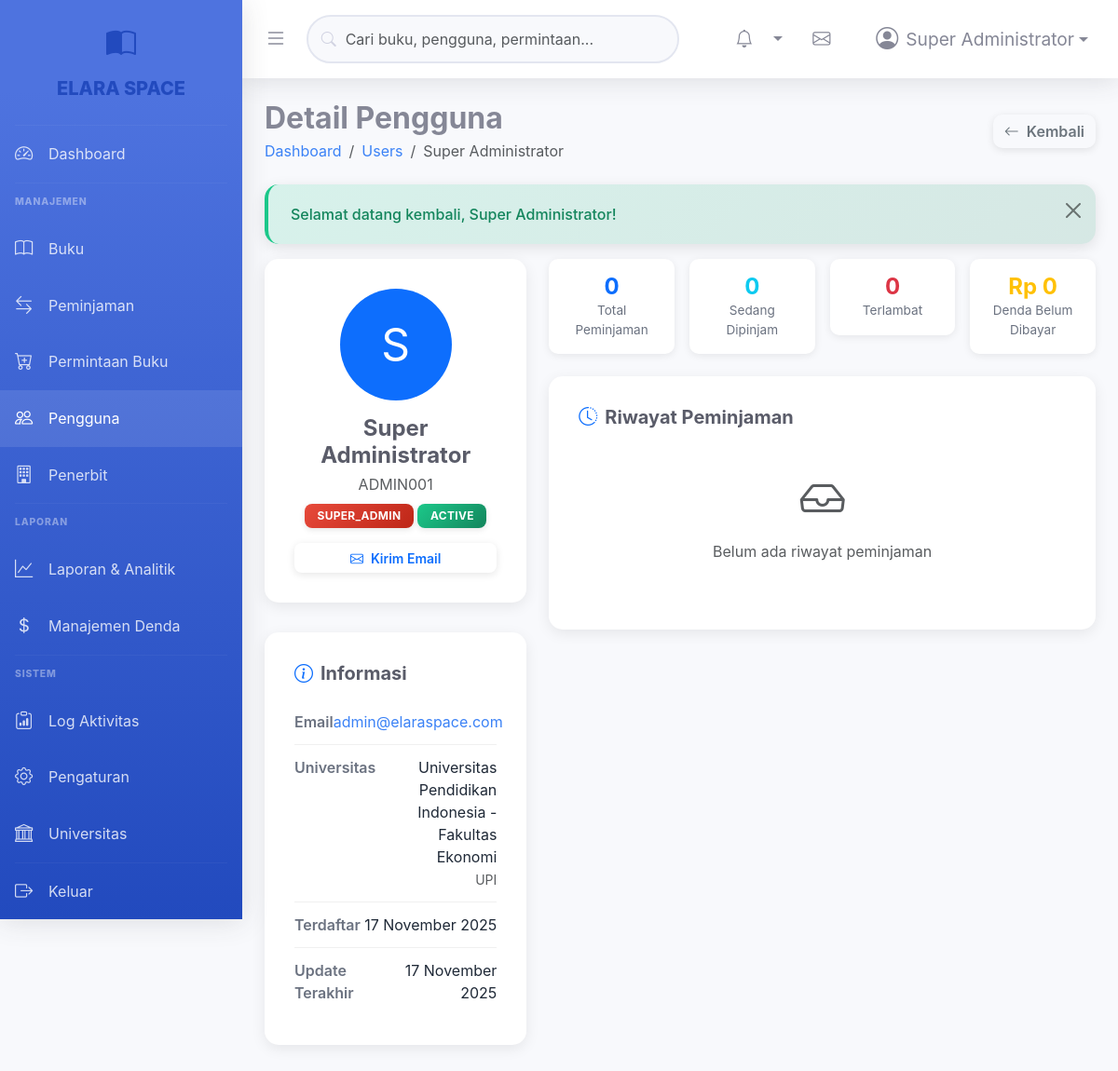
Page /admin/users/view.php?id=1 (signed in) on the committed database.
### tables this page shows
CREATE TABLE users (
    id INT PRIMARY KEY AUTO_INCREMENT,
    university_id INT NOT NULL,
    user_code VARCHAR(20) UNIQUE NOT NULL,
    name VARCHAR(100) NOT NULL,
    email VARCHAR(100) UNIQUE NOT NULL,
    password VARCHAR(255) NOT NULL,
    role ENUM('admin', 'mahasiswa', 'dosen', 'staff', 'super_admin') DEFAULT 'mahasiswa',
    phone VARCHAR(20),
    address TEXT,
    profile_photo VARCHAR(255),
    status ENUM('active', 'inactive', 'suspended') DEFAULT 'active',
    created_at TIMESTAMP DEFAULT CURRENT_TIMESTAMP,
    updated_at TIMESTAMP DEFAULT CURRENT_TIMESTAMP ON UPDATE CURRENT_TIMESTAMP,
    FOREIGN KEY (university_id) REFERENCES universities(id) ON DELETE CASCADE,
    INDEX idx_email (email),
    INDEX idx_role (role),
    INDEX idx_university (university_id)
);

CREATE TABLE universities (
    id INT PRIMARY KEY AUTO_INCREMENT,
    code VARCHAR(10) UNIQUE NOT NULL,
    name VARCHAR(100) NOT NULL,
    address TEXT,
    phone VARCHAR(20),
    email VARCHAR(100),
    created_at TIMESTAMP DEFAULT CURRENT_TIMESTAMP
);

### config/Database.php (called while the page is built, shortened)
<?php
class Database {
    private $host = "localhost";
    private $db_name = "elara_space";
    private $username = "root";
    private $password = "root";
    private $charset = "utf8mb4";
    public $conn;
    public function getConnection() {
        $this->conn = null;
        try {
            $dsn = "mysql:host=" . $this->host . ";dbname=" . $this->db_name . ";charset=" . $this->charset;
            $options = [
                PDO::ATTR_ERRMODE => PDO::ERRMODE_EXCEPTION,
                PDO::ATTR_DEFAULT_FETCH_MODE => PDO::FETCH_ASSOC,
                PDO::ATTR_EMULATE_PREPARES => false,
                PDO::MYSQL_ATTR_INIT_COMMAND => "SET NAMES utf8mb4"
            ];
            $this->conn = new PDO($dsn, $this->username, $this->password, $options);
        } catch(PDOException $e) {
            echo "Connection Error: " . $e->getMessage();
        }
        return $this->conn;
    }
    public function execute($query, $params = []) {
        try {
            $stmt = $this->conn->prepare($query);
            $result = $stmt->execute($params);
            return $result ? $stmt : false;
        } catch(PDOException $e) {
            error_log("Database Error: " . $e->getMessage());
            error_log("Query: " . $query);
            return false;
        }
    }
    public function fetchOne($query, $params = []) {
        $stmt = $this->execute($query, $params);
        return $stmt ? $stmt->fetch() : null;
    }
}

### config/config.php (called while the page is built, shortened)
<?php
require_once BASE_PATH . '/config/database.php';
require_once BASE_PATH . '/includes/functions.php';
function getCurrentUser() {
    $db = new Database();
    $query = "SELECT u.*, uni.name as university_name, uni.code as university_code
              FROM users u
              LEFT JOIN universities uni ON u.university_id = uni.id
              WHERE u.id = ?";
    return $db->fetchOne($query, [$_SESSION['user_id']]);
}

### admin/users/view.php (the view, shortened to what this page needs)
<?php
require_once '../../config/config.php';
$db = new Database();
$userId = isset($_GET['id']) ? (int)$_GET['id'] : 0;
$user = $db->fetchOne("
    SELECT u.*, uni.name as university_name, uni.code as university_code
    FROM users u
    JOIN universities uni ON u.university_id = uni.id
    WHERE u.id = ?
", [$userId]);
$borrowingStats = $db->fetchOne("
    SELECT
        COUNT(*) as total_borrowings,
        SUM(CASE WHEN status = 'borrowed' THEN 1 ELSE 0 END) as active_borrowings,
        SUM(CASE WHEN status = 'overdue' THEN 1 ELSE 0 END) as overdue_borrowings,
        SUM(CASE WHEN status = 'returned' THEN 1 ELSE 0 END) as returned_borrowings
    FROM borrowings
    WHERE user_id = ?
", [$userId]);
$fineStats = $db->fetchOne("
    SELECT
        COUNT(*) as total_fines,
        SUM(CASE WHEN status = 'unpaid' THEN amount ELSE 0 END) as unpaid_amount,
        SUM(CASE WHEN status = 'paid' THEN amount ELSE 0 END) as paid_amount
    FROM fines
    WHERE user_id = ?
", [$userId]);
$recentBorrowings = $db->fetchAll("
    SELECT b.*, bk.title, bk.author
    FROM borrowings b
    JOIN books bk ON b.book_id = bk.id
    WHERE b.user_id = ?
    ORDER BY b.created_at DESC
    LIMIT 10
", [$userId]);
?>
<!DOCTYPE html>
<html lang="id">
<head>
    <link href="https://cdn.jsdelivr.net/npm/bootstrap@5.3.0/dist/css/bootstrap.min.css" rel="stylesheet">
    <link href="https://cdn.jsdelivr.net/npm/bootstrap-icons@1.10.0/font/bootstrap-icons.css" rel="stylesheet">
    <link href="<?php echo SITE_URL; ?>/assets/css/style.css" rel="stylesheet">
</head>
<body>
    <?php include '../includes/sidebar.php'; ?>
    <div class="main-content">
        <?php include '../includes/topbar.php'; ?>
        <div class="content-wrapper">
            <div class="d-flex justify-content-between align-items-center mb-4">
                <div>
                    <h1 class="h2 fw-bold mb-1">Detail Pengguna</h1>
                    <nav aria-label="breadcrumb">
                        <ol class="breadcrumb mb-0">
                            <li class="breadcrumb-item"><a href="<?php echo SITE_URL; ?>/admin/index.php">Dashboard</a></li>
                            <li class="breadcrumb-item"><a href="<?php echo SITE_URL; ?>/admin/users/manage.php">Users</a></li>
                            <li class="breadcrumb-item active"><?php echo htmlspecialchars($user['name']); ?></li>
                        </ol>
                    </nav>
                </div>
                <div>
                    <a href="<?php echo SITE_URL; ?>/admin/users/manage.php" class="btn btn-outline-secondary">
                        <i class="bi bi-arrow-left me-2"></i>Kembali
                    </a>
                </div>
            </div>
            <div class="row">
                <div class="col-lg-4">
                    <div class="info-card text-center">
                        <?php if ($user['profile_photo']): ?>
                            <img src="<?php echo SITE_URL . '/uploads/profiles/' . $user['profile_photo']; ?>"
                                 class="rounded-circle mb-3" width="120" height="120" alt="Profile">
                        <?php else: ?>
                            <div class="rounded-circle bg-primary text-white d-flex align-items-center justify-content-center mx-auto mb-3"
                                 style="width: 120px; height: 120px; font-size: 3rem;">
                                <?php echo strtoupper(substr($user['name'], 0, 1)); ?>
                            </div>
                        <?php endif; ?>
                        <h4 class="fw-bold mb-1"><?php echo htmlspecialchars($user['name']); ?></h4>
                        <p class="text-muted mb-2"><?php echo htmlspecialchars($user['user_code']); ?></p>
                        <p class="mb-3">
                            <span class="badge bg-<?php echo $user['role'] == 'admin' || $user['role'] == 'super_admin' ? 'danger' : 'primary'; ?>">
                                <?php echo strtoupper($user['role']); ?>
                            </span>
                            <span class="badge bg-<?php echo $user['status'] == 'active' ? 'success' : 'secondary'; ?>">
                                <?php echo strtoupper($user['status']); ?>
                            </span>
                        </p>
                        <div class="d-grid gap-2">
                            <a href="mailto:<?php echo $user['email']; ?>" class="btn btn-sm btn-outline-primary">
                                <i class="bi bi-envelope me-2"></i>Kirim Email
                            </a>
                        </div>
                    </div>
                    <div class="info-card">
                        <h5 class="fw-bold mb-3"><i class="bi bi-info-circle me-2 text-primary"></i>Informasi</h5>
                        <div class="info-row">
                            <div class="info-label">Email</div>
                            <div class="info-value">
                                <a href="mailto:<?php echo $user['email']; ?>"><?php echo htmlspecialchars($user['email']); ?></a>
                            </div>
                        </div>
                        <div class="info-row">
                            <div class="info-label">Universitas</div>
                            <div class="info-value">
                                <?php echo htmlspecialchars($user['university_name']); ?>
                                <br><small class="text-muted"><?php echo htmlspecialchars($user['university_code']); ?></small>
                            </div>
                        </div>
                        <div class="info-row">
                            <div class="info-label">Terdaftar</div>
                            <div class="info-value"><?php echo indonesianDate($user['created_at']); ?></div>
                        </div>
                        <div class="info-row">
                            <div class="info-label">Update Terakhir</div>
                            <div class="info-value"><?php echo indonesianDate($user['updated_at']); ?></div>
                        </div>
                    </div>
                </div>
                <div class="col-lg-8">
                    <div class="row g-3 mb-4">
                        <div class="col-md-3">
                            <div class="stats-card-small">
                                <h4 class="text-primary"><?php echo formatNumber($borrowingStats['total_borrowings'] ?? 0); ?></h4>
                                <p>Total Peminjaman</p>
                            </div>
                        </div>
                        <div class="col-md-3">
                            <div class="stats-card-small">
                                <h4 class="text-info"><?php echo formatNumber($borrowingStats['active_borrowings'] ?? 0); ?></h4>
                                <p>Sedang Dipinjam</p>
                            </div>
                        </div>
                        <div class="col-md-3">
                            <div class="stats-card-small">
                                <h4 class="text-danger"><?php echo formatNumber($borrowingStats['overdue_borrowings'] ?? 0); ?></h4>
                                <p>Terlambat</p>
                            </div>
                        </div>
                        <div class="col-md-3">
                            <div class="stats-card-small">
                                <h4 class="text-warning"><?php echo formatCurrency($fineStats['unpaid_amount'] ?? 0); ?></h4>
                                <p>Denda Belum Dibayar</p>
                            </div>
                        </div>
                    </div>
                    <div class="info-card">
                        <h5 class="fw-bold mb-3"><i class="bi bi-clock-history me-2 text-primary"></i>Riwayat Peminjaman</h5>
                        <?php if (!empty($recentBorrowings)): ?>
                        <div class="table-responsive">
                            <table class="table table-hover">
                                <thead>
                                    <tr>
                                        <th>Buku</th>
                                        <th>Tgl Pinjam</th>
                                        <th>Jatuh Tempo</th>
                                        <th>Status</th>
                                        <th>Aksi</th>
                                    </tr>
                                </thead>
                                <tbody>
                                    <?php foreach ($recentBorrowings as $b): ?>
                                    <tr>
                                        <td>
                                            <div class="fw-bold"><?php echo htmlspecialchars($b['title']); ?></div>
                                            <small class="text-muted"><?php echo htmlspecialchars($b['author']); ?></small>
                                        </td>
                                        <td><?php echo date('d/m/Y', strtotime($b['borrow_date'])); ?></td>
                                        <td><?php echo date('d/m/Y', strtotime($b['due_date'])); ?></td>
                                        <td><?php echo getStatusBadge($b['status']); ?></td>
                                        <td>
                                            <a href="<?php echo SITE_URL; ?>/admin/borrowing/view.php?id=<?php echo $b['id']; ?>"
                                               class="btn btn-sm btn-outline-primary">
                                                Detail
                                            </a>
                                        </td>
                                    </tr>
                                    <?php endforeach; ?>
                                </tbody>
                            </table>
                        </div>
                        <?php else: ?>
                        <div class="text-center py-4 text-muted">
                            <i class="bi bi-inbox" style="font-size: 3rem;"></i>
                            <p class="mt-2">Belum ada riwayat peminjaman</p>
                        </div>
                        <?php endif; ?>
                    </div>
                </div>
            </div>
        </div>
    </div>
</body>
</html>

### admin/includes/topbar.php (shortened to what this page needs)
<nav class="topbar">
    <button class="topbar-toggle" id="sidebarToggle" onclick="toggleSidebar()">
        <i class="bi bi-list"></i>
    </button>
    <div class="topbar-search">
        <i class="bi bi-search"></i>
        <input type="text" class="form-control" placeholder="Cari buku, pengguna, permintaan...">
    </div>
    <ul class="topbar-nav">
        <li class="nav-item dropdown">
            <a class="nav-link dropdown-toggle" href="#" id="notificationsDropdown" role="button"
               data-bs-toggle="dropdown" aria-expanded="false">
                <i class="bi bi-bell"></i>
                <?php
                $currentUser = getCurrentUser();
                ?>
            </a>
        </li>
        <li class="nav-item">
            <a class="nav-link" href="<?php echo SITE_URL; ?>/admin/messages.php" title="Pesan">
                <i class="bi bi-envelope"></i>
            </a>
        </li>
        <li class="nav-item dropdown">
            <a class="nav-link dropdown-toggle d-flex align-items-center" href="#" id="userDropdown"
               role="button" data-bs-toggle="dropdown" aria-expanded="false">
                <?php if (!empty($currentUser['profile_photo'])): ?>
                    <img src="<?php echo SITE_URL . '/uploads/profiles/' . $currentUser['profile_photo']; ?>"
                         class="rounded-circle me-2" width="32" height="32" alt="Profile">
                <?php else: ?>
                    <i class="bi bi-person-circle me-2" style="font-size: 1.5rem;"></i>
                <?php endif; ?>
                <span class="d-none d-md-inline"><?php echo $currentUser['name']; ?></span>
            </a>
        </li>
    </ul>
</nav>

### rows in the picture
users: name "Super Administrator", name "S", user_code "ADMIN001", role "SUPER_ADMIN", status "ACTIVE", email "admin@elaraspace.com", university.name "Universitas Pendidikan Indonesia - Fakultas Ekonomi", university.code "UPI", created_at "17 November 2025", updated_at "17 November 2025"

### other values in the picture
SITE_NAME "ELARA SPACE"
$flash['message'] "Selamat datang kembali, Super Administrator!"
formatNumber($borrowingStats['total_borrowings'] ?? 0) "0"
formatNumber($borrowingStats['active_borrowings'] ?? 0) "0"
formatNumber($borrowingStats['overdue_borrowings'] ?? 0) "0"
formatCurrency($fineStats['unpaid_amount'] ?? 0) "Rp 0"
